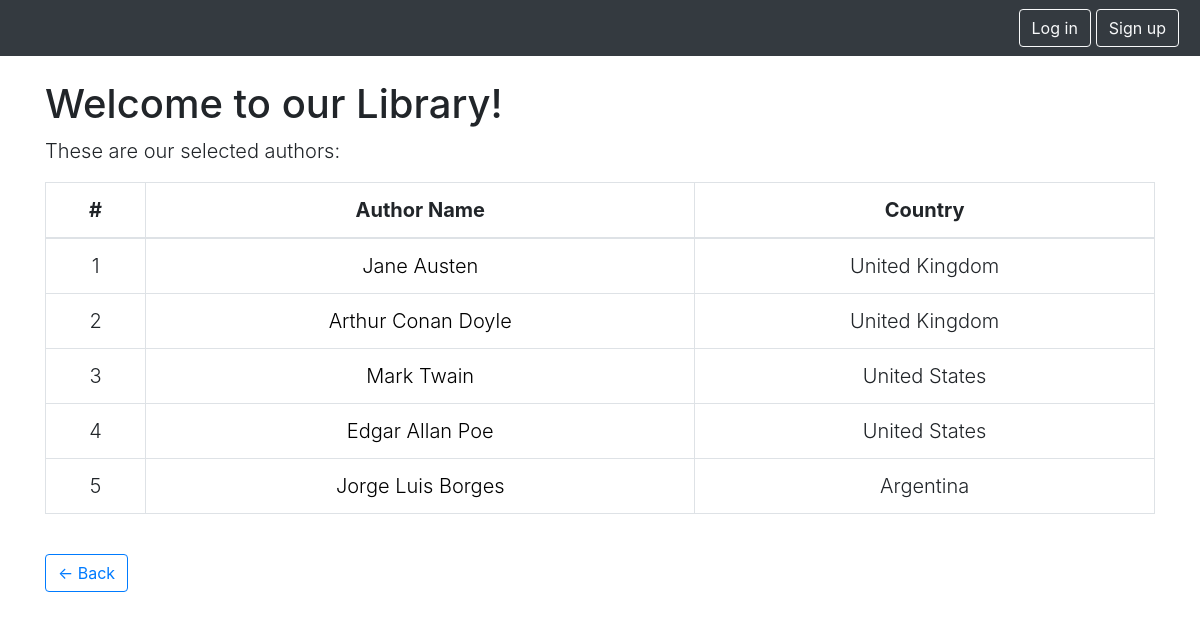
Screenshot of /authors/ with the database file from the repository.
### sample_app/models.py (models this page shows, shortened)
class Author(models.Model):
    name = models.CharField(max_length=255)
    country = models.ForeignKey(Country, on_delete=models.CASCADE)

class Country(models.Model):
    name = models.CharField(max_length=255)

### sample_app/views.py (the view)
# urls.py: path('authors/', views.authors, name='authors'),
def authors(request):
    authors = Author.objects.all()
    return render(request, 'authors.html', {
        'authors': authors
    })

### sample_app/templates/authors.html
{% extends "base.html" %}
{% block main %}
  <p class="h1">Welcome to our Library!</p>
  <p class="lead">These are our selected authors:</p>
  <table class="table table-bordered table-hover text-center lead">
    <thead>
      <tr>
        <th>#</th>
        <th>Author Name</th>
        <th>Country</th>
      </tr>
    </thead>
    <tbody>
      {% for author in authors %}
        <tr>
          <td>{{ author.id }}</td>
          <td><a href="{% url 'author_detail' author.id %}">{{ author.name}}</a></td>
          <td>{{ author.country.name}}</td>
        </tr>
      {% endfor %}
    </tbody>
  </table>
  <br>
  <a href="/"><button type="button" class="btn btn-outline-primary">← Back</button></a>
{% endblock %}

### sample_app/templates/base.html (shortened to what this page needs)
<!DOCTYPE html>
<html lang="en" dir="ltr">
  <head>
    <link rel="stylesheet" href="https://unpkg.com/purecss@1.0.0/build/pure-min.css">
    <link rel="stylesheet" href="https://stackpath.bootstrapcdn.com/bootstrap/4.1.3/css/bootstrap.min.css">
    <link rel="stylesheet" href="https://use.fontawesome.com/releases/v5.5.0/css/all.css">
  </head>
  <body class="container">
    <nav class="navbar navbar-expand-md navbar-dark bg-dark fixed-top">
      <ul class="nav navbar-nav">
      {% if request.user.is_authenticated %}
        <li class="nav-item"><a class="nav-link active" href="#"><i class="fa fa-user"></i> {{request.user.username|capfirst}}</a></li>
        <li class="nav-item"><a class="btn btn-outline-light" href="/accounts/logout">Log out</a></li>
      {% else %}
        <li class="nav-item"><a class="btn btn-outline-light" href="/accounts/login">Log in</a></li>
        <li class="nav-item"><a class="btn btn-outline-light" href="/signup">Sign up</a></li>
      {% endif %}
      </ul>
    </nav>
    {% block main %}
    {% endblock %}
  </body>
</html>

### sample_app/templates/base.html (style rules this page uses)
.container { margin-top: 80px; }
a { color: black; }
.nav-item { margin-right: 5px; }

### rows the page displays
Author: id "1", name "Jane Austen", country.name "United Kingdom"
Author: id "2", name "Arthur Conan Doyle", country.name "United Kingdom"
Author: id "3", name "Mark Twain", country.name "United States"
Author: id "4", name "Edgar Allan Poe", country.name "United States"
Author: id "5", name "Jorge Luis Borges", country.name "Argentina"
